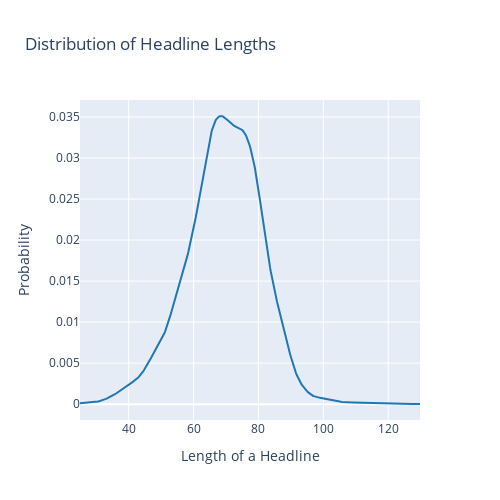

Notebook code for this chart:
### Code cell
import plotly.figure_factory as ff

# Create a distribution plot for the length of news article headlines
fig = ff.create_distplot(
    [news_articles['headline'].str.len()], 
    ["Headline Length"], 
    show_hist=False, 
    show_rug=False
)

# Update the layout for clarity and readability
fig.update_layout(
    title='Distribution of Headline Lengths',
    xaxis_title="Length of a Headline",
    yaxis_title="Probability",
    width=500,
    height=500,
    showlegend=False
)

fig.show()

### Figure 1 — Plotly figure (JSON) as saved in the notebook; plotly's stock layout.template omitted (floating-point values rounded to 4 significant figures; data arrays with more than 128 entries replaced by an {"elided": "..."} marker saying what was removed)
{"data": [{"legendgroup": "Headline Length", "marker": {"color": "rgb(31, 119, 180)"}, "mode": "lines", "name": "Headline Length", "showlegend": true, "type": "scatter", "x": {"elided": "500 float values"}, "xaxis": "x", "y": {"elided": "500 float values"}, "yaxis": "y"}], "layout": {"barmode": "overlay", "height": 500, "hovermode": "closest", "legend": {"traceorder": "reversed"}, "showlegend": false, "title": {"text": "Distribution of Headline Lengths"}, "width": 500, "xaxis": {"anchor": "y2", "autorange": true, "domain": [0, 1], "range": [25, 129.8], "title": {"text": "Length of a Headline"}, "type": "linear", "zeroline": false}, "yaxis": {"anchor": "free", "autorange": true, "domain": [0, 1], "position": 0, "range": [-0.001929, 0.03707], "title": {"text": "Probability"}, "type": "linear"}}}
